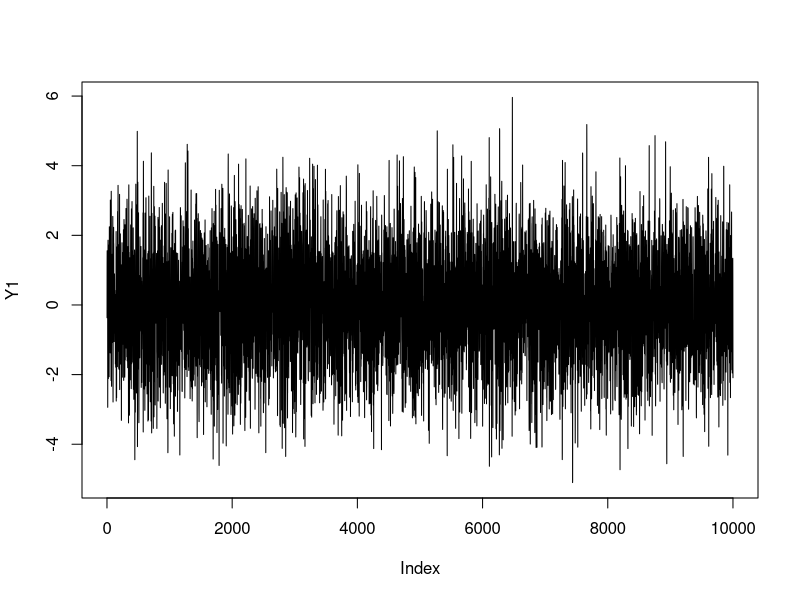
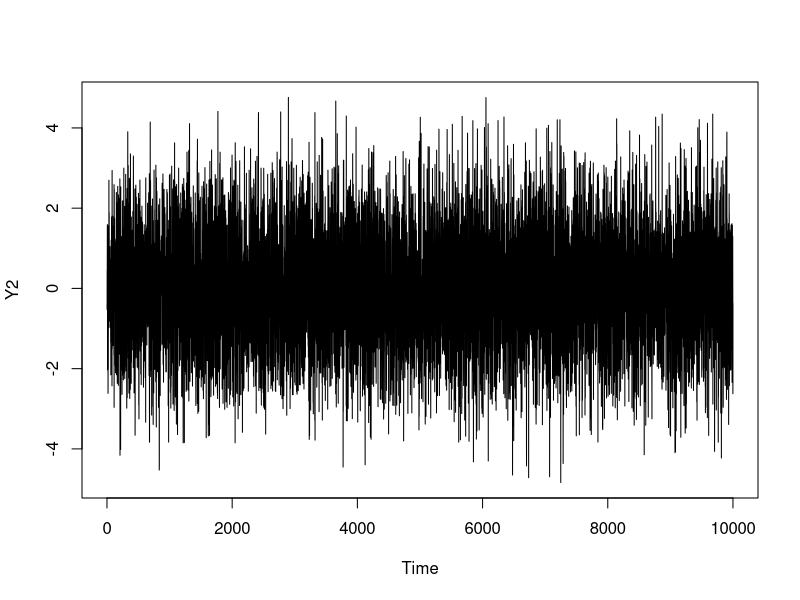
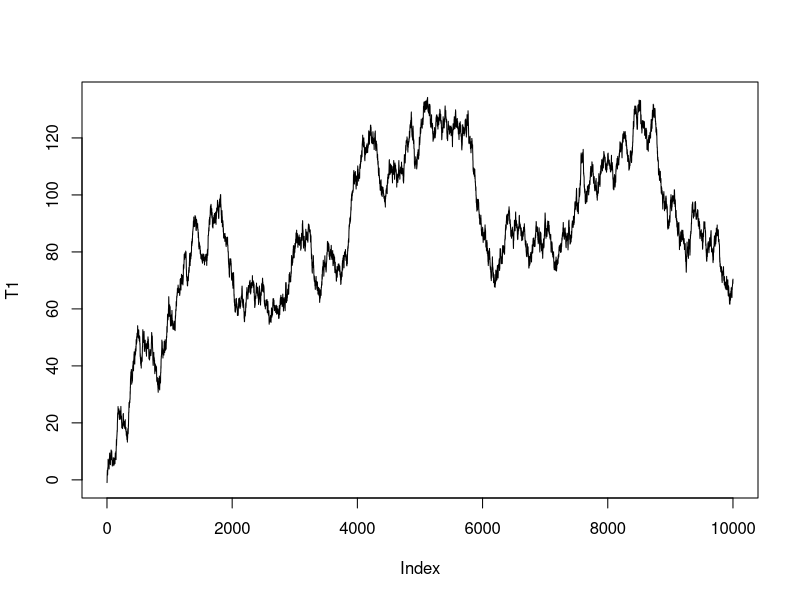

Generate these figures, in order, with R:
set.seed(1)


I = 10000
sd = 1
phi = 0 #of length p
theta  = c(0.8897, -0.4858) #of length p

start = c(0.5,2.2,0.3) #of length p


reg = function(X, coeff){
  n <- length(coeff)
  sum(coeff*X[length(X):(length(X)-(n-1))])
}

"
gen_AR <- function(start, phi, sd, I, single = F){
  p = length(phi)
  X = start
  if (single) eps = rnorm(I-p, sd = sd)
  if (!single) eps = rep(0, I-p)
  for (i in 1:(I-p)){
    X <- c(X, reg(X, phi)+eps)
  }
  X
}


gen_AR(start, phi, 100)


gen_MA <- function(theta, sd, I){
  q <- length(theta)
  W = rnorm(I, sd = sd )
  Z = W[1:q]
  for (i in 1:I){
    Z <- c(Z, reg(Z, theta)+rnorm(n = 1, sd=sd))
  }
  Z[(p+1):length(Z)]
}

gen_MA(theta, 1, 100)
"

gen2 <- function(start, phi = 0, theta = 0, sd, I){
  q <- length(theta)
  p = length(phi)
  X = start
  #W = rnorm(I, sd = sd )
  Z = rnorm(q, sd=sd)
  for (i in 1:I){
    Z <- c(Z, reg(Z, theta)+rnorm(n = 1, sd=sd))
    X <- c(X, reg(X, phi) + Z[i+q])
  }
  X[(length(start)+1):length(X)]
}


Y1 = gen2(start, phi, theta, sd, I)
plot(Y1, type ="l")

Y2 = arima.sim(n = I,
              list(ar = phi,
                   ma = theta,
                   sd = sd))
plot(Y2, type = "l")

arima(Y1, order = c(length(phi), 0, length(theta)))
arima(Y2, order = c(length(phi), 0, length(theta)))
c(phi, theta)









gen <- function(start, phi = 0, theta = 0, sd, I){
  if (identical(phi, 0)){
    return(gen_MA(theta, sd, I))
  }
  if (identical(theta, 0)){
    return(gen_MA())
  }
}

T1 = gen2(start, sd, phi, theta, I)
plot(T1, type = "l" )


